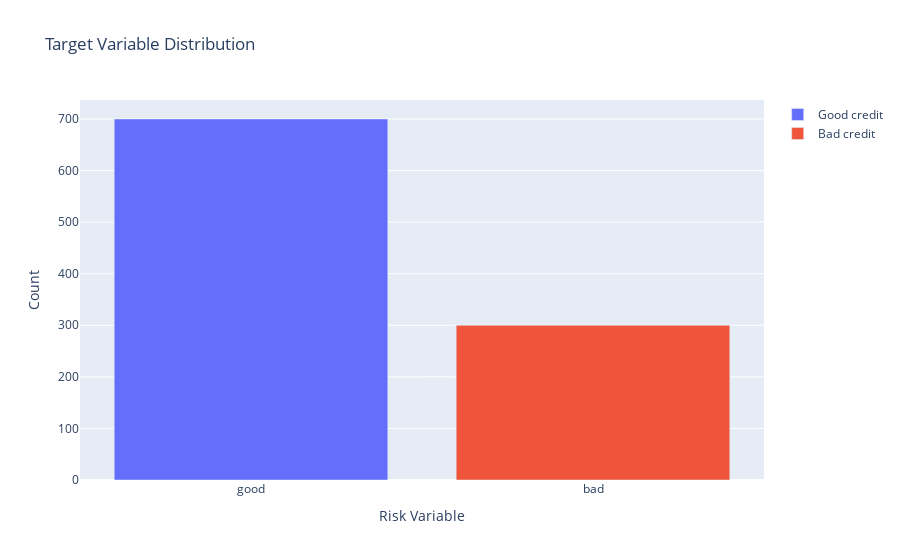

The notebook cell saved with this chart:
### Markdown cell above
### Exploratory Graphs

#### Distribution of target variable and distribution by age

### Code cell
import plotly.offline as py 
py.init_notebook_mode(connected=True) # this code, allow us to work with offline plotly version
import plotly.graph_objs as go # it's like "plt" of matplot
import plotly.tools as tls # It's useful to we get some tools of plotly
import warnings # This library will be used to ignore some warnings
from collections import Counter # To do counter of some features

trace0 = go.Bar(
            x = df_credit[df_credit["Risk"]== 'good']["Risk"].value_counts().index.values,
            y = df_credit[df_credit["Risk"]== 'good']["Risk"].value_counts().values,
            name='Good credit')
trace1 = go.Bar(
            x = df_credit[df_credit["Risk"]== 'bad']["Risk"].value_counts().index.values,
            y = df_credit[df_credit["Risk"]== 'bad']["Risk"].value_counts().values,
            name='Bad credit')

data = [trace0, trace1]

layout = go.Layout()

layout = go.Layout( yaxis=dict(title='Count'), xaxis=dict(title='Risk Variable'), title='Target Variable Distribution')

fig = go.Figure(data=data, layout=layout)
py.iplot(fig, filename='grouped-bar')

### Figure 1 — Plotly figure (JSON) as saved in the notebook; plotly's stock layout.template omitted (floating-point values rounded to 4 significant figures)
{"data": [{"name": "Good credit", "type": "bar", "x": ["good"], "y": [700]}, {"name": "Bad credit", "type": "bar", "x": ["bad"], "y": [300]}], "layout": {"title": {"text": "Target Variable Distribution"}, "xaxis": {"title": {"text": "Risk Variable"}}, "yaxis": {"title": {"text": "Count"}}}}
